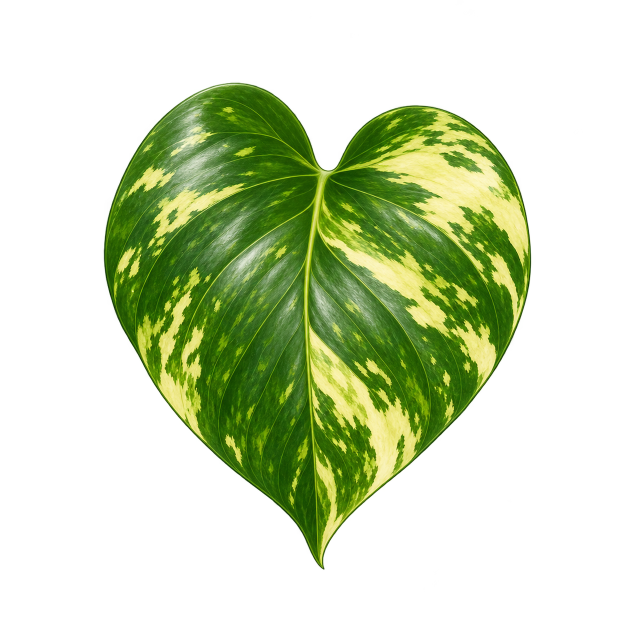
#> input picture assets/boot/pothos-leaf.png, 1254 x 1254 px (shown at 1/2 size)
$ python convert_pothos_leaf.py
#> lines starting #> are read from the running program, lines starting #| are printed output that depends on the picture
"""Convert the boot leaf PNG to LVGL's RGB565+alpha binary image format."""

from pathlib import Path
import struct

from PIL import Image


ROOT = Path(__file__).resolve().parents[1]
SOURCE = ROOT / "assets" / "boot" / "pothos-leaf.png"
OUTPUT = ROOT / "spiffs_image" / "intro" / "pothos.bin"
CANVAS_SIZE = 128
LEAF_SIZE = (82, 92)
LV_IMG_CF_TRUE_COLOR_ALPHA = 5


def main() -> None:
    image = Image.open(SOURCE).convert("RGBA")
#> image is the input picture: PIL image 1254x1254 RGBA; mean R, G, B, A 37, 50.3, 15.9, 86.7
    alpha = image.getchannel("A")
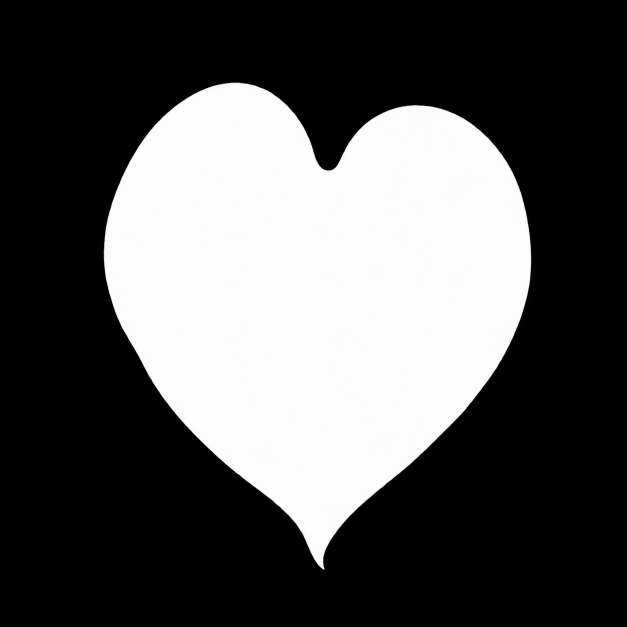
#> alpha: PIL image 1254x1254 L (shown at 1/2 size); min 0, max 255, mean 86.7
    image = image.crop(alpha.getbbox())
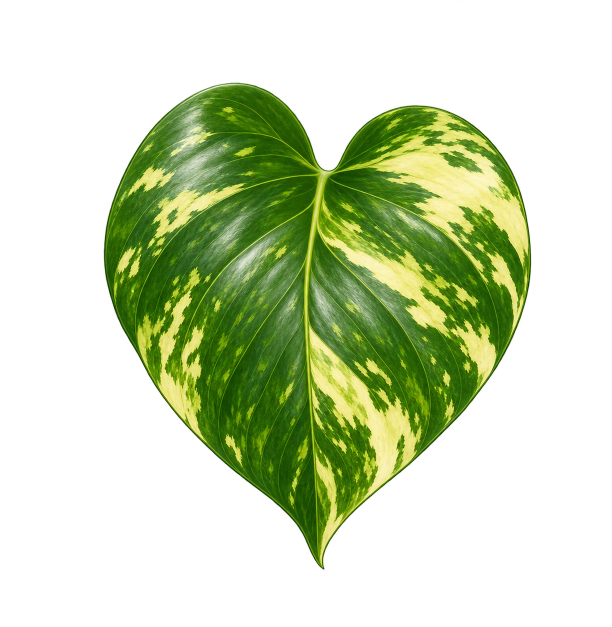
#> image: PIL image 1224x1254 RGBA (shown at 1/2 size); mean R, G, B, A 37.9, 51.5, 16.3, 88.8; transparent parts drawn white
    image.thumbnail(LEAF_SIZE, Image.Resampling.LANCZOS)
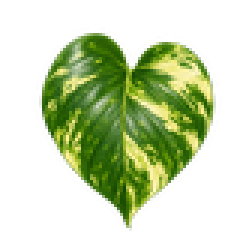
#> image: PIL image 82x84 RGBA (shown 3 times larger); mean R, G, B, A 40.9, 56.2, 17.5, 88.9; transparent parts drawn white

    canvas = Image.new("RGBA", (CANVAS_SIZE, CANVAS_SIZE))
#> canvas: PIL image 128x128 RGBA; every value is 0
    position = ((CANVAS_SIZE - image.width) // 2, (CANVAS_SIZE - image.height) // 2)
#> position = (23, 22)
    canvas.alpha_composite(image, position)
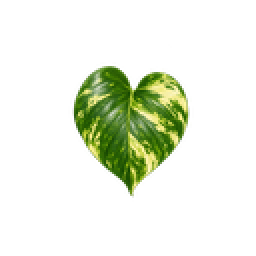
#> canvas: PIL image 128x128 RGBA (shown 2 times larger); mean R, G, B, A 17.2, 23.6, 7.3, 37.4; transparent parts drawn white

    # Artemis is built with LV_COLOR_16_SWAP, so RGB565 bytes are high then low.
    pixels = bytearray()
    for red, green, blue, alpha in canvas.getdata():
        rgb565 = ((red & 0xF8) << 8) | ((green & 0xFC) << 3) | (blue >> 3)
        pixels.extend((rgb565 >> 8, rgb565 & 0xFF, alpha))

    header = LV_IMG_CF_TRUE_COLOR_ALPHA | (CANVAS_SIZE << 10) | (CANVAS_SIZE << 21)
    OUTPUT.write_bytes(struct.pack("<I", header) + pixels)
#> (the run stopped early here; a loop or call above may not have finished)
